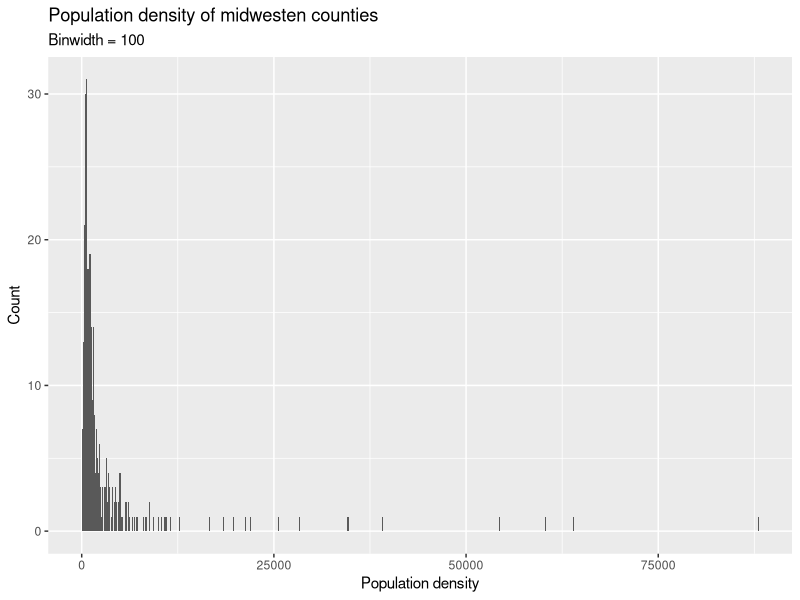
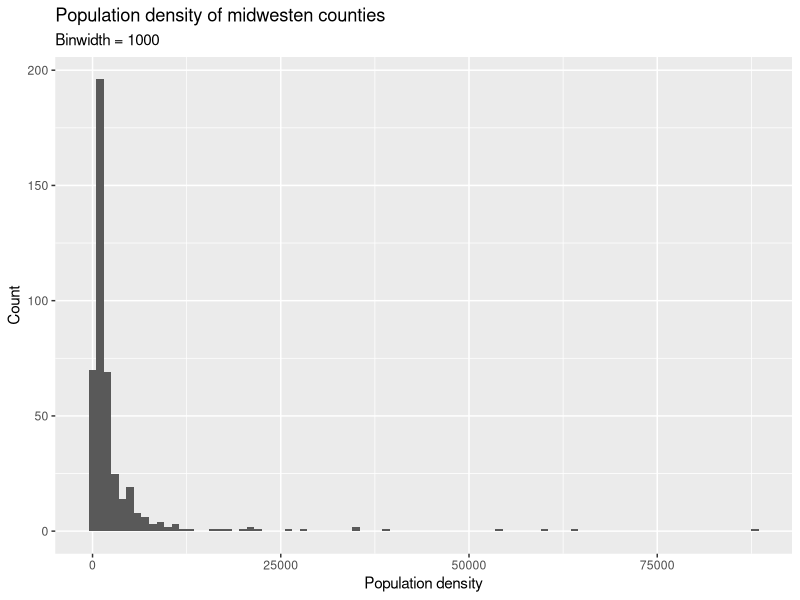
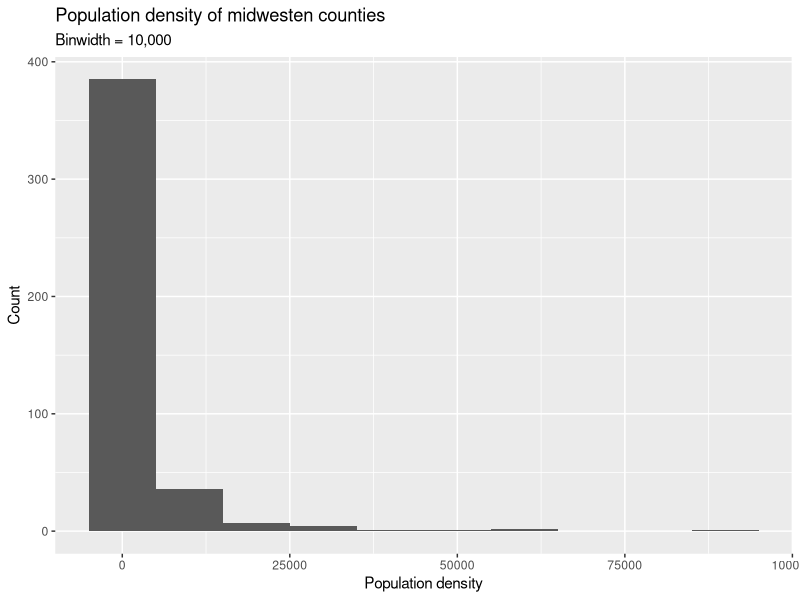
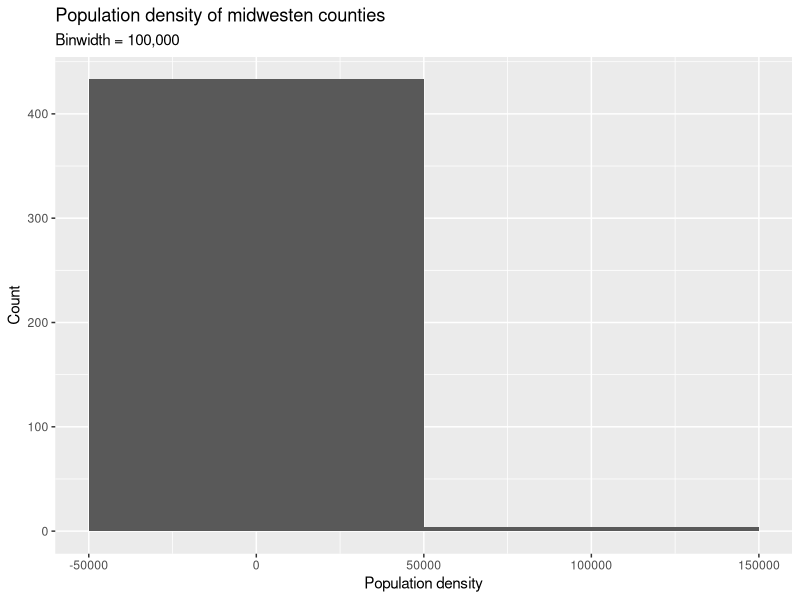
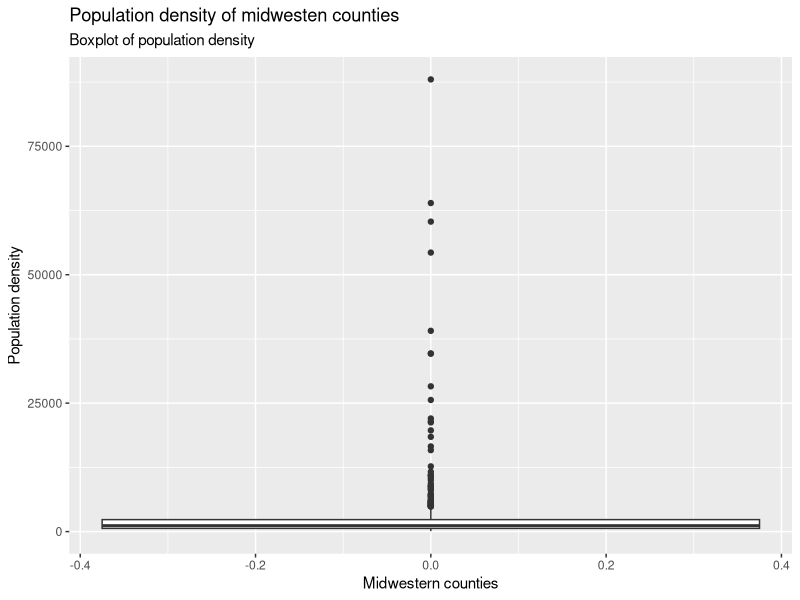

Here is the R script that generated these plots, in order:
## ---- chunk 1
library(tidyverse)
## ---- chunk 2
ggplot(midwest, aes(x = popdensity)) +
  geom_histogram(binwidth = 100) +
  labs(
    x = "Population density",
    y = "Count",
    title = "Population density of midwesten counties",
    subtitle = "Binwidth = 100"
  )
## ---- chunk 3
ggplot(midwest, aes(x = popdensity)) +
  geom_histogram(binwidth = 1000) +
  labs(
    x = "Population density",
    y = "Count",
    title = "Population density of midwesten counties",
    subtitle = "Binwidth = 1000"
  )
## ---- chunk 4
ggplot(midwest, aes(x = popdensity)) +
  geom_histogram(binwidth = 10000) +
  labs(
    x = "Population density",
    y = "Count",
    title = "Population density of midwesten counties",
    subtitle = "Binwidth = 10,000"
  )
## ---- chunk 5
ggplot(midwest, aes(x = popdensity)) +
  geom_histogram(binwidth = 100000) +
  labs(
    x = "Population density",
    y = "Count",
    title = "Population density of midwesten counties",
    subtitle = "Binwidth = 100,000"
  )
## ---- chunk 6
ggplot(midwest, aes(y = popdensity)) +
  geom_boxplot() +
  labs(
    x = "Midwestern counties",
    y = "Population density",
    title = "Population density of midwesten counties",
    subtitle = "Boxplot of population density"
  )
## ---- chunk 7
view(midwest)
